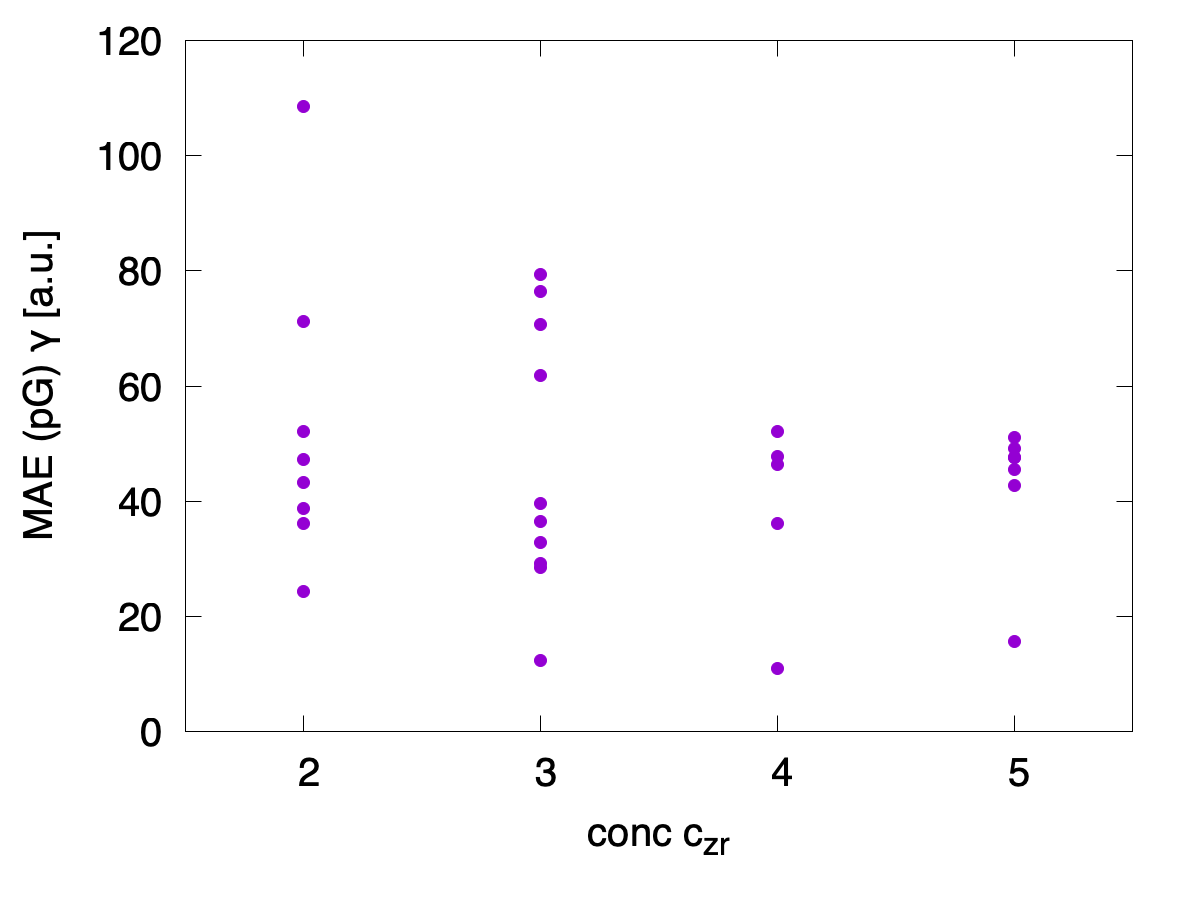

The gnuplot source for this figure:
#!/usr/bin/gnuplot 

set term pngcairo size 1200, 900 font ",30"
set out "G-conc.png"
#set term svg
#set out "G-conc.svg"
#filename="../../db_final.sorted.tsv"
filename="../../db_final.tsv"
filename="../../gen.tsv"
filename="../../db_final.gen.tsv"
width=2
set xlabel "conc c_{zr}"
set ylabel "MAE (pG) {/Symbol g} [a.u.]"
set xrange [1.5:5.5]
set yrange [0:120]
set xtics 1,1

#:.! head -n2 ../../db_final.gen.tsv
#1    2    3     4         5        6         7         8     9     10    11    12    13
#gen  nr   enr   G         phd      avg1(G)   avg2(G)   conc  layr  vDOC  TDOC  vCal  TCal
#0    212  2947  10.95940  0.00000  -8.43005  -9.76459  4     6     16    80    18    300
#plot filename u 8:4 pt 7 t "O"

plot \
    filename \
	u 8:4 pt 7 ps width notitle
#pause -1
